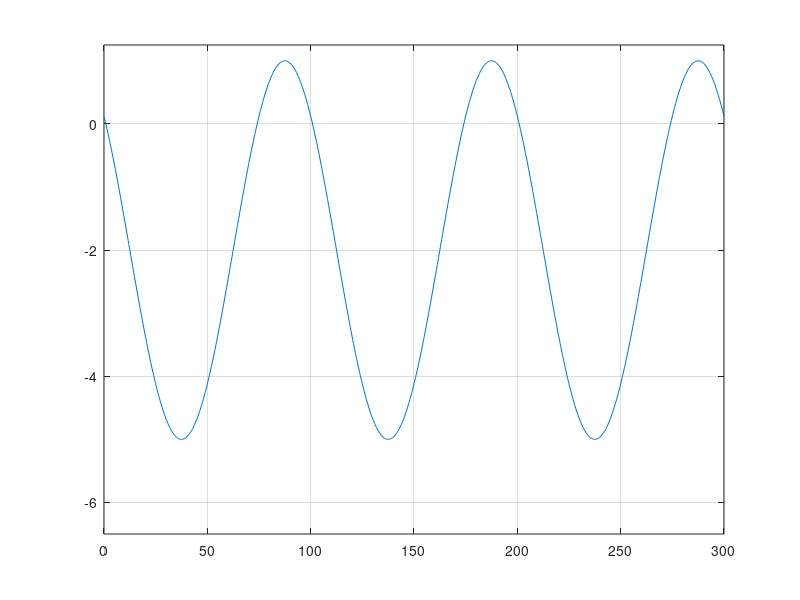

MATLAB code for this plot:
%%señal x=-2+3*cos(20*pi*t+pi/4)+sin(40*pi*t)
%%tiempo continuo 
t=linspace(0,300,1000);
x=-2 + 3*cos(20*pi*t + pi/4) + sin(40*pi/4);
plot(t,x)
axis([0 300 -6.5 1.25])
grid